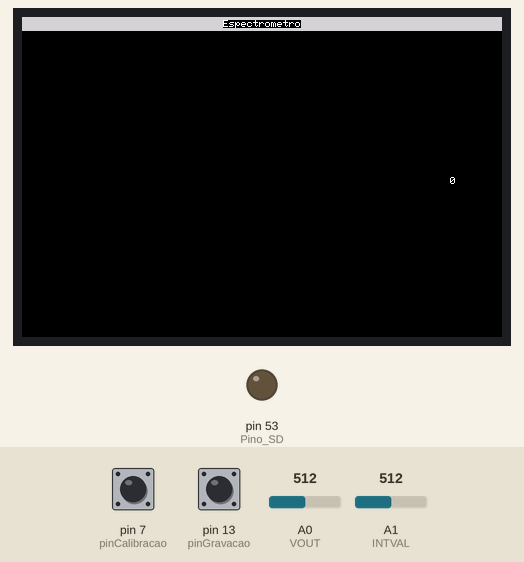
A sketch run on a simulated Arduino Mega 2560, built with avr-gcc and run on an emulated ATmega2560. Shown: 480×320 colour display, output pins drawn as LEDs (lit = HIGH). The test bench sets the inputs (shaded band); at power-on: pin 13 (pinGravacao) HIGH, pin 7 (pinCalibracao) HIGH, A0 (VOUT) = 512, A1 (INTVAL) = 512. Storage starts empty; pins used as bus, display or sensor lines are not drawn; what the sketch prints to the serial monitor is not drawn.

Above: at 1.5 s.
1.6 s: pin 13 (pinGravacao) pulled LOW for 3.2 s
At 6.0 s:
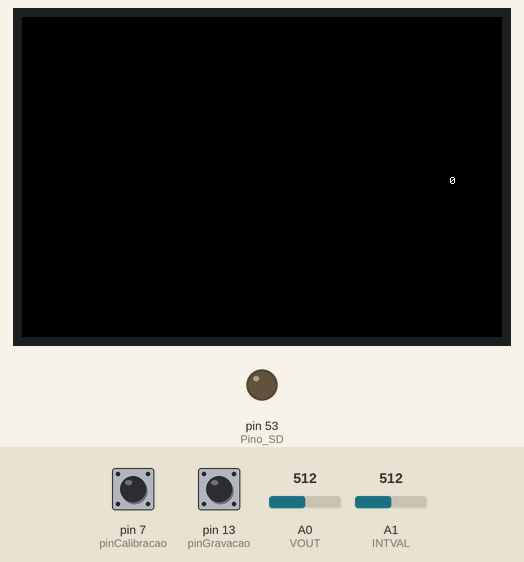
6.3 s: pin 7 (pinCalibracao) pulled LOW for 1 s
At 7.8 s:
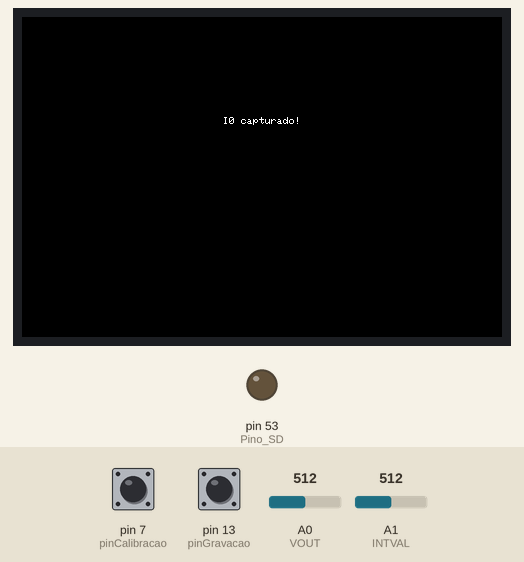
7.9 s: A0 (VOUT) set to 0
At 11.7 s:
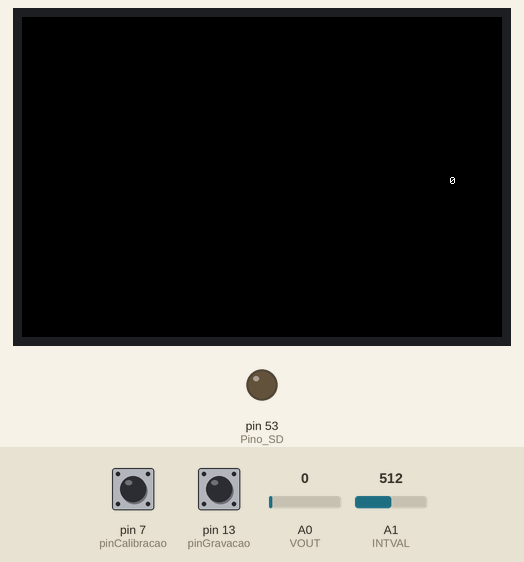
14.1 s: pin 13 (pinGravacao) pulled LOW for 1 s
16.6 s: A1 (INTVAL) set to 306
22.8 s: A0 (VOUT) set to 2
26.1 s: A0 (VOUT) set to 5
At 29.8 s:
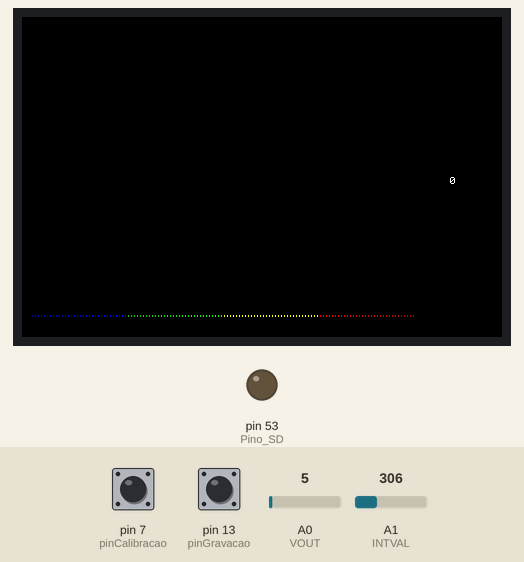
Timing chart, 0 to 31.3 s (numbered marks = the images above; inputs shaded):
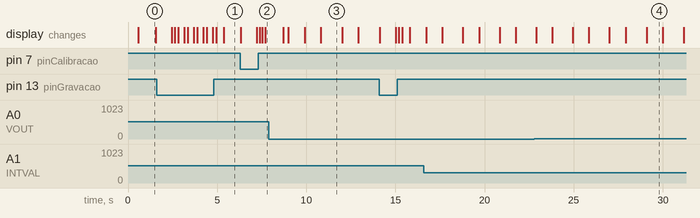

The sketch:

esctrometro.ino
```cpp
#include <TFT_HX8357.h>
#include <SD.h>

TFT_HX8357 tft = TFT_HX8357();

#define CENTRE 240
#define clockPin 2
#define siPin 3
#define VOUT A0
#define INTVAL A1
#define Pino_SD 53
#define pinCalibracao 7
#define pinGravacao 13

int Faktor = 4;
long exposure;
int brilhos[128];
int I0[128]; // Valores de referência
float transmitancia[128];
float absorbancia[128];
bool modoCalibracao = false;

void setup() {
  Serial.begin(38400);
  pinMode(Pino_SD, OUTPUT);
  pinMode(siPin, OUTPUT);
  pinMode(clockPin, OUTPUT);
  pinMode(pinCalibracao, INPUT_PULLUP); // Botão de calibração
  pinMode(pinGravacao, INPUT_PULLUP);  // Botão de gravação

  // Setup do LCD
  tft.init();
  tft.setRotation(1);
  tft.fillScreen(TFT_BLACK);
  tft.setTextColor(tft.color565(255, 255, 255), tft.color565(0, 0, 0));

  tft.fillRect(0, 0, 480, 14, tft.color565(210, 210, 210));
  tft.drawCentreString("Espectrometro", CENTRE, 3, 1);

  // Inicializa valores de I0 como zero
  for (int i = 0; i < 128; i++) {
    I0[i] = 0;
  }
}

void loop() {
  // Verifica se o botão de calibração foi pressionado
  if (digitalRead(pinCalibracao) == LOW) {
    modoCalibracao = true;
    capturaI0();
    modoCalibracao = false;
  }

  if (digitalRead(pinGravacao)== LOW) {
    while (digitalRead(pinGravacao) == LOW) {
      tft.fillScreen(TFT_BLACK);
      tft.setTextColor(tft.color565(255, 255, 255), tft.color565(0, 0, 0));
      tft.print("Gravando os dados no Cartão");

      Inicializa_SDcard();

      getCamera();

      Dados();
      tft.fillScreen(TFT_BLACK);
      return;
    }
  }
  tft.fillRect(10, 15, 382, 285, TFT_BLACK);

  exposure = analogRead(INTVAL);
  exposure /= 4;

  // Captura os valores de brilho
  getCamera();

  // Calcula e exibe T e A se não estiver no modo de calibração
  if (!modoCalibracao) {
    calculaAnalises();
  }

  // Desenha gráfico
  for (int i = 0; i < 128; i++) {
    int x = 10 + i * 3;
    int y1 = 299;
    int y2 = y1 - brilhos[i];

    tft.drawLine(x, y1, x, y2, GetColorByIndex(i));
  }

  delay(900);
}

void capturaI0() {
  tft.fillScreen(TFT_BLACK);
  tft.drawCentreString("Modo Calibracao", CENTRE, 100, 1);

  getCamera(); // Captura os valores iniciais de referência

  for (int i = 0; i < 128; i++) {
    I0[i] = brilhos[i];
  }

  tft.fillScreen(TFT_BLACK);
  tft.drawCentreString("I0 capturado!", CENTRE, 100, 1);
  delay(1000);
}

void calculaAnalises() {
  for (int i = 0; i < 128; i++) {
    if (I0[i] > 0) {
      transmitancia[i] = (float) brilhos[i] / I0[i];
      absorbancia[i] = -log10(transmitancia[i]);
    } else {
      transmitancia[i] = 0;
      absorbancia[i] = 0;
    }
  }

  // Exibe um exemplo no display e no Serial Monitor
  tft.fillRect(410, 160, 70, 10, TFT_BLACK);
  tft.drawNumber((int)(transmitancia[64] * 100), 428, 160, 1); // Exemplo de transmitância para 520 nm

  Serial.println("Transmitância e Absorbância:");
  for (int i = 0; i < 128; i++) {
    Serial.print("T[");
    Serial.print(i);
    Serial.print("] = ");
    Serial.print(transmitancia[i]);
    Serial.print("  A[");
    Serial.print(i);
    Serial.print("] = ");
    Serial.println(absorbancia[i]);
  }
}

void getCamera() {
  digitalWrite(clockPin, LOW);
  digitalWrite(siPin, HIGH);
  digitalWrite(clockPin, HIGH);
  digitalWrite(siPin, LOW);
  digitalWrite(clockPin, LOW);

  for (int j = 0; j < 128; j++) {
    digitalWrite(clockPin, HIGH);
    digitalWrite(clockPin, LOW);
  }

  delay(exposure);
  digitalWrite(siPin, HIGH);
  digitalWrite(clockPin, HIGH);
  digitalWrite(siPin, LOW);
  digitalWrite(clockPin, LOW);

  for (int j = 0; j < 128; j++) {
    delayMicroseconds(20);
    brilhos[j] = analogRead(VOUT) / Faktor;
    digitalWrite(clockPin, HIGH);
    digitalWrite(clockPin, LOW);
  }

  delayMicroseconds(20);
}

void Dados() {
  File myFile = SD.open("Dados.txt", FILE_WRITE);
  if (myFile) {
    for (int i = 0; i < 128; i++) {
      myFile.println(brilhos[i]);
    }
    myFile.close();
  }
}

void Inicializa_SDcard() {
  Serial.print(F("SDCARD INICIALIZANDO...."));
  if (!SD.begin(Pino_SD)) {
    Serial.println(F("Erro"));
    return;
  }
}
uint16_t GetColorByIndex(int index) {
  int red, green, blue;

  if (index >= 0 && index < 32) {
    red = 0;
    green = 0;
    blue = map(index, 0, 31, 160, 255);
  } else if (index >= 32 && index < 64) {
    red = 0;
    green = map(index, 32, 63, 200, 255);
    blue = 0;
  } else if (index >= 64 && index < 96) {
    red = map(index, 64, 95, 255, 255);
    green = map(index, 64, 95, 255, 255);
    blue = 0;
  } else if (index >= 96 && index < 128) {
    red = map(index, 96, 127, 255, 160);
    green = 0;
    blue = 0;
  } else {
    red = 0;
    green = 0;
    blue = 0;
  }

  return tft.color565(red, green, blue);
}
```

Measured:
- the behaviour switches between 3 and 4 on A0 (VOUT) (found by bisection; images 3 and 4)
- after the input at 1.6 s, the display: first changes after 0.85 s (image 1 shows a later state)
- after the input at 6.3 s, the display: first differs from a run without the input after 0.93 s (image 2 shows a later state)
- after the input at 26.1 s, the display: first differs from a run without the input after 3.0 s (image 4)
- what the display in image 0 shows lasts 0.9 s, from 0.6 s to 1.5 s
- what the display in image 4 shows lasts 0.9 s, from 29.1 s to 30.0 s
